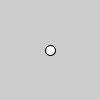
Frame 1 (no input)
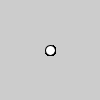
Frame 60 (the mouse pressed at the canvas centre just before this capture)
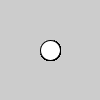
Frame 120 (the mouse held since frame 60 and released just before this capture)

The Processing sketch that drew these frames (run headless with seeded random() and noise(); from frame 60 on, the mouse is pressed at the canvas centre):

// Processing sketch: sketch_26_1
// ── sketch_26_1.pde
//26.1

float size = 10;

void setup() {
  size(100, 100);
}
void draw() {
  ellipse(50, 50, size, size);
}
void mousePressed() {
  size += 10;
}
void mouseReleased() {
  size += 10;
}
